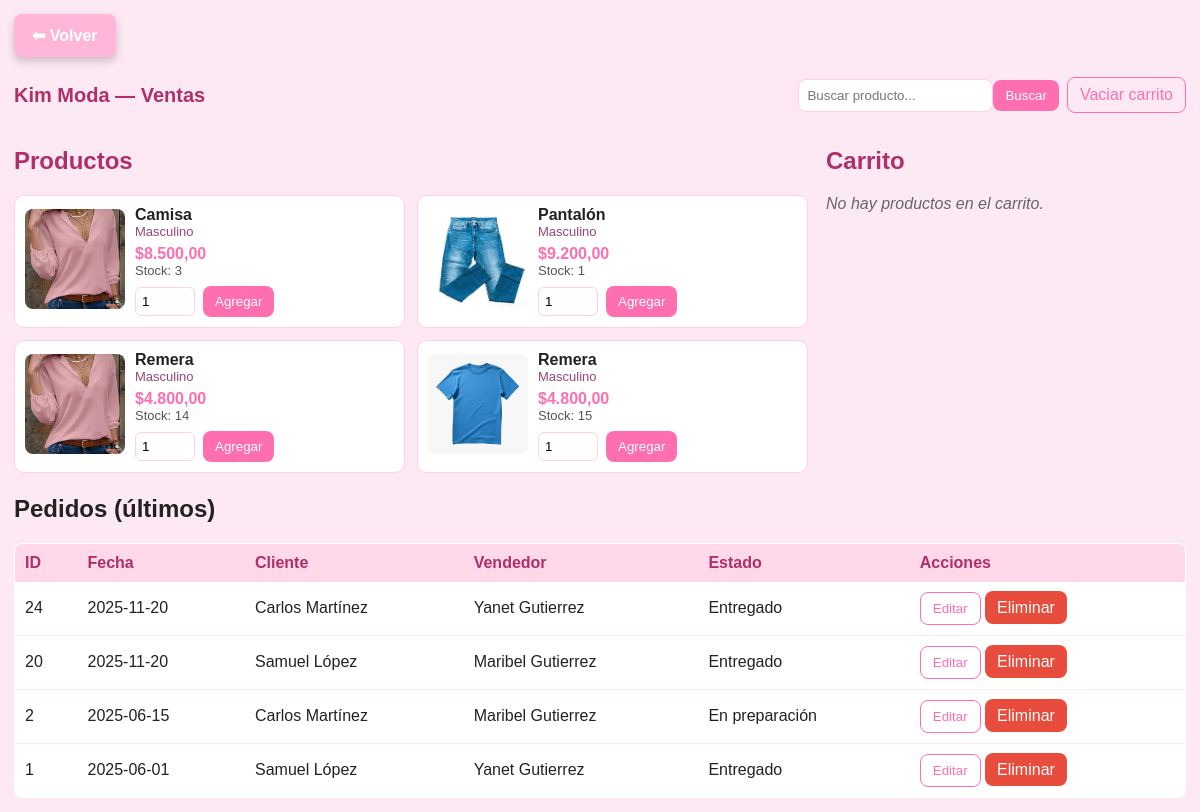
Page /ventas.php on the committed database.
### tables this page shows
CREATE TABLE `productos` (
  `prod_id` int NOT NULL AUTO_INCREMENT,
  `cat_id` int NOT NULL,
  `prod_nombre` varchar(45) NOT NULL,
  `prod_color` varchar(45) NOT NULL,
  `prod_stock` int NOT NULL,
  `prod_talle` varchar(45) NOT NULL,
  `prod_descripcion` varchar(45) NOT NULL,
  `prod_precio` decimal(10,2) NOT NULL,
  `img_id` int NOT NULL,
  PRIMARY KEY (`prod_id`,`cat_id`,`img_id`),
  UNIQUE KEY `idProductos_UNIQUE` (`prod_id`),
  KEY `fk_productos_categorias1_idx` (`cat_id`),
  KEY `fk_productos_imagenes1_idx` (`img_id`),
  CONSTRAINT `fk_productos_categorias1` FOREIGN KEY (`cat_id`) REFERENCES `categorias` (`cat_id`),
  CONSTRAINT `fk_productos_imagenes1` FOREIGN KEY (`img_id`) REFERENCES `imagenes` (`img_id`)
);

CREATE TABLE `imagenes` (
  `img_id` int NOT NULL AUTO_INCREMENT,
  `img_url` varchar(45) NOT NULL,
  PRIMARY KEY (`img_id`),
  UNIQUE KEY `idImagenes_UNIQUE` (`img_id`)
);

CREATE TABLE `categorias` (
  `cat_id` int NOT NULL AUTO_INCREMENT,
  `cat_nombre` varchar(45) NOT NULL,
  PRIMARY KEY (`cat_id`),
  UNIQUE KEY `idCategorias_UNIQUE` (`cat_id`)
);

CREATE TABLE `pedidos` (
  `pedido_id` int NOT NULL AUTO_INCREMENT,
  `cli_id` int NOT NULL,
  `emp_id` int NOT NULL,
  `pedido_fecha` date NOT NULL,
  `pedido_estado` varchar(45) NOT NULL,
  PRIMARY KEY (`pedido_id`,`cli_id`,`emp_id`),
  UNIQUE KEY `idPedidos_UNIQUE` (`pedido_id`),
  KEY `fk_pedidos_clientes_idx` (`cli_id`),
  KEY `fk_pedidos_empleados1_idx` (`emp_id`),
  CONSTRAINT `fk_pedidos_clientes` FOREIGN KEY (`cli_id`) REFERENCES `clientes` (`cli_id`),
  CONSTRAINT `fk_pedidos_empleados1` FOREIGN KEY (`emp_id`) REFERENCES `empleados` (`emp_id`)
);

CREATE TABLE `clientes` (
  `cli_id` int NOT NULL AUTO_INCREMENT,
  `cli_nombre` varchar(45) NOT NULL,
  `cli_apellido` varchar(45) NOT NULL,
  `cli_tel` varchar(45) NOT NULL,
  `cli_domicilio` varchar(50) NOT NULL,
  `cli_email` varchar(50) NOT NULL,
  PRIMARY KEY (`cli_id`),
  UNIQUE KEY `idClientes_UNIQUE` (`cli_id`)
);

CREATE TABLE `empleados` (
  `emp_id` int NOT NULL AUTO_INCREMENT,
  `fun_id` int NOT NULL,
  `emp_nombre` varchar(45) NOT NULL,
  `emp_apellido` varchar(45) NOT NULL,
  `emp_usuario` varchar(45) NOT NULL,
  `emp_contrasenia` varchar(45) NOT NULL,
  `emp_telefono` varchar(45) NOT NULL,
  `emp_sueldo` decimal(10,2) NOT NULL,
  PRIMARY KEY (`emp_id`,`fun_id`),
  UNIQUE KEY `idnew_table_UNIQUE` (`emp_id`),
  KEY `fk_empleados_funciones1_idx` (`fun_id`),
  CONSTRAINT `fk_empleados_funciones1` FOREIGN KEY (`fun_id`) REFERENCES `funciones` (`fun_id`)
);

### ventas.php (the view, shortened to what this page needs)
<?php
require_once "conexion.php";
$search = isset($_GET['q']) ? $conexion->real_escape_string($_GET['q']) : '';
$sql = "SELECT p.prod_id, p.prod_nombre, p.prod_precio, p.prod_stock, i.img_url, c.cat_nombre
        FROM productos p
        LEFT JOIN imagenes i ON p.img_id = i.img_id
        LEFT JOIN categorias c ON p.cat_id = c.cat_id
        WHERE p.prod_nombre LIKE '%$search%'
        LIMIT 50";
$res = $conexion->query($sql);
$cart_items = [];
$pedidos = $conexion->query("
    SELECT ped.pedido_id, ped.pedido_fecha, ped.pedido_estado,
           c.cli_nombre, c.cli_apellido,
           e.emp_nombre, e.emp_apellido
    FROM pedidos ped
    LEFT JOIN clientes c ON ped.cli_id = c.cli_id
    LEFT JOIN empleados e ON ped.emp_id = e.emp_id
    ORDER BY ped.pedido_id DESC
    LIMIT 50
");
?>
<!DOCTYPE html>
<html lang="es">
<head>
<link rel="stylesheet" href="css/ventas.css">
</head>
<body>
    <a href="panel.php" class="btnVolver">⬅ Volver</a>
<header class="topbar">
    <h1>Kim Moda — Ventas</h1>
    <div class="top-actions">
        <form method="GET" class="searchform"><input type="text" name="q" placeholder="Buscar producto..." value="<?php echo htmlspecialchars($search); ?>"><button class="btn">Buscar</button></form>
        <a href="ventas.php?clear=1" class="btn btn-outline" onclick="return confirm('Vaciar carrito?')">Vaciar carrito</a>
    </div>
</header>
<main class="main-grid">
    <section class="productos-col">
        <h2>Productos</h2>
        <div class="productos-grid">
            <?php while ($p = $res->fetch_assoc()) { ?>
                <div class="card-prod">
                    <div class="img-wrap"><img src="img/<?php echo htmlspecialchars($p['img_url'] ?? 'noimg.png'); ?>" alt=""></div>
                    <div class="info">
                        <h3><?php echo htmlspecialchars($p['prod_nombre']); ?></h3>
                        <div class="muted"><?php echo htmlspecialchars($p['cat_nombre'] ?? '-'); ?></div>
                        <div class="price">$<?php echo number_format($p['prod_precio'],2,',','.'); ?></div>
                        <div class="small">Stock: <?php echo (int)$p['prod_stock']; ?></div>
                        <form method="POST" class="addform">
                            <input type="number" name="cantidad" value="1" min="1" class="qty">
                            <button type="submit" name="add_to_cart" class="btn btn-primary">Agregar</button>
                        </form>
                    </div>
                </div>
            <?php } ?>
        </div>
    </section>
    <aside class="cart-col">
        <h2>Carrito</h2>
        <?php if (empty($cart_items)) { ?>
            <p class="vacio">No hay productos en el carrito.</p>
        <?php } ?>
    </aside>
</main>
<section class="pedidos-section">
    <h2>Pedidos (últimos)</h2>
    <table class="pedidos-table">
        <thead><tr><th>ID</th><th>Fecha</th><th>Cliente</th><th>Vendedor</th><th>Estado</th><th>Acciones</th></tr></thead>
        <tbody>
            <?php while ($r = $pedidos->fetch_assoc()) { ?>
            <tr>
                <td><?php echo $r['pedido_id']; ?></td>
                <td><?php echo $r['pedido_fecha']; ?></td>
                <td><?php echo $r['cli_nombre'] ? $r['cli_nombre'].' '.$r['cli_apellido'] : 'Consumidor final'; ?></td>
                <td><?php echo $r['emp_nombre'].' '.$r['emp_apellido']; ?></td>
                <td><?php echo $r['pedido_estado']; ?></td>
                <td>
                    <button class="btn btn-outline" onclick="openEdit(<?php echo $r['pedido_id'];?>,'<?php echo $r['pedido_estado'];?>')">Editar</button>
                    <a class="btn btn-danger" href="ventas.php?delete_pedido=<?php echo $r['pedido_id'];?>" onclick="return confirm('Eliminar pedido?')">Eliminar</a>
                </td>
            </tr>
            <?php } ?>
        </tbody>
    </table>
</section>
</body>
</html>

### css/ventas.css (style rules this page uses)
:root { --bg: #fde9f3; --card: #fff; --accent: #ff6fb0; --accent-dark: #ff4f99; --muted: #b02e6a; --border: #ffd0e8; }
* { box-sizing:border-box }
body { margin:0; font-family: Arial, Helvetica, sans-serif; background:var(--bg); color:#222; padding:14px; }
.btnVolver { display: inline-block; padding: 12px 18px; background-color: #ffb6d9; color: #ffffff; font-size: 16px; font-weight: bold; border-radius: 8px; text-decoration: none; box-shadow: 0px 4px 8px rgba(0,0,0,0.2); transition: all 0.3s ease; margin-bottom: 20px; }
.topbar { display:flex; gap:12px; align-items:center; justify-content:space-between; margin-bottom:14px; }
.topbar h1 { margin:0;color:var(--muted);font-size:20px }
.top-actions { display:flex;gap:8px;align-items:center }
.searchform input { padding:8px;border-radius:8px;border:1px solid var(--border) }
.btn { padding:8px 12px;border-radius:8px;background:var(--accent);color:white;border:none;text-decoration:none;cursor:pointer }
.btn-outline { background:transparent;border:1px solid var(--accent);color:var(--accent) }
.btn-danger { background:#e74c3c }
.main-grid { display:grid; grid-template-columns: 1fr 360px; gap:18px; align-items:start; }
.productos-col h2, .cart-col h2 { color:var(--muted) }
.productos-grid { display:grid;grid-template-columns:repeat(2,1fr);gap:12px }
.card-prod { background:var(--card); border-radius:10px; padding:10px; border:1px solid var(--border); display:flex; gap:10px; align-items:center; }
.img-wrap img { width:100px;height:100px;object-fit:cover;border-radius:8px }
.info h3 { margin:0;font-size:16px }
.muted { color:#9a466f;font-size:13px }
.price { color:var(--accent);font-weight:700;margin-top:6px }
.small { font-size:13px;color:#555 }
.addform { display:flex;gap:8px;margin-top:8px;align-items:center }
.qty { width:60px;padding:6px;border-radius:6px;border:1px solid var(--border) }
.cart-col { position:relative; }
.vacio { color:#666;font-style:italic }
.finalize-form select,input { padding:8px;border-radius:8px;border:1px solid var(--border) }
.pedidos-section { margin-top:22px }
.pedidos-table { width:100%;border-collapse:collapse;background:var(--card);border:1px solid var(--border);border-radius:8px;overflow:hidden }
.pedidos-table th { background:#ffd9ea;color:var(--muted);padding:10px;text-align:left }
.pedidos-table td { padding:10px;border-bottom:1px solid #ffeaf2 }
.small { max-width:420px }

### rows in the picture
productos: img.img_url (picture), prod_nombre "Camisa", cat.cat_nombre "Masculino", prod_precio "8.500,00", prod_stock "3"
productos: img.img_url (picture), prod_nombre "Pantalón", cat.cat_nombre "Masculino", prod_precio "9.200,00", prod_stock "1"
productos: img.img_url (picture), prod_nombre "Remera", cat.cat_nombre "Masculino", prod_precio "4.800,00", prod_stock "14"
productos: img.img_url (picture), prod_nombre "Remera", cat.cat_nombre "Masculino", prod_precio "4.800,00", prod_stock "15"
pedidos: pedido "24", pedido_fecha "2025-11-20", cli.cli_nombre "Carlos", cli.cli_apellido "Martínez", empleados.emp_nombre "Yanet", empleados.emp_apellido "Gutierrez", pedido_estado "Entregado"
pedidos: pedido "20", pedido_fecha "2025-11-20", cli.cli_nombre "Samuel", cli.cli_apellido "López", empleados.emp_nombre "Maribel", empleados.emp_apellido "Gutierrez", pedido_estado "Entregado"
pedidos: pedido "2", pedido_fecha "2025-06-15", cli.cli_nombre "Carlos", cli.cli_apellido "Martínez", empleados.emp_nombre "Maribel", empleados.emp_apellido "Gutierrez", pedido_estado "En preparación"
pedidos: pedido "1", pedido_fecha "2025-06-01", cli.cli_nombre "Samuel", cli.cli_apellido "López", empleados.emp_nombre "Yanet", empleados.emp_apellido "Gutierrez", pedido_estado "Entregado"
